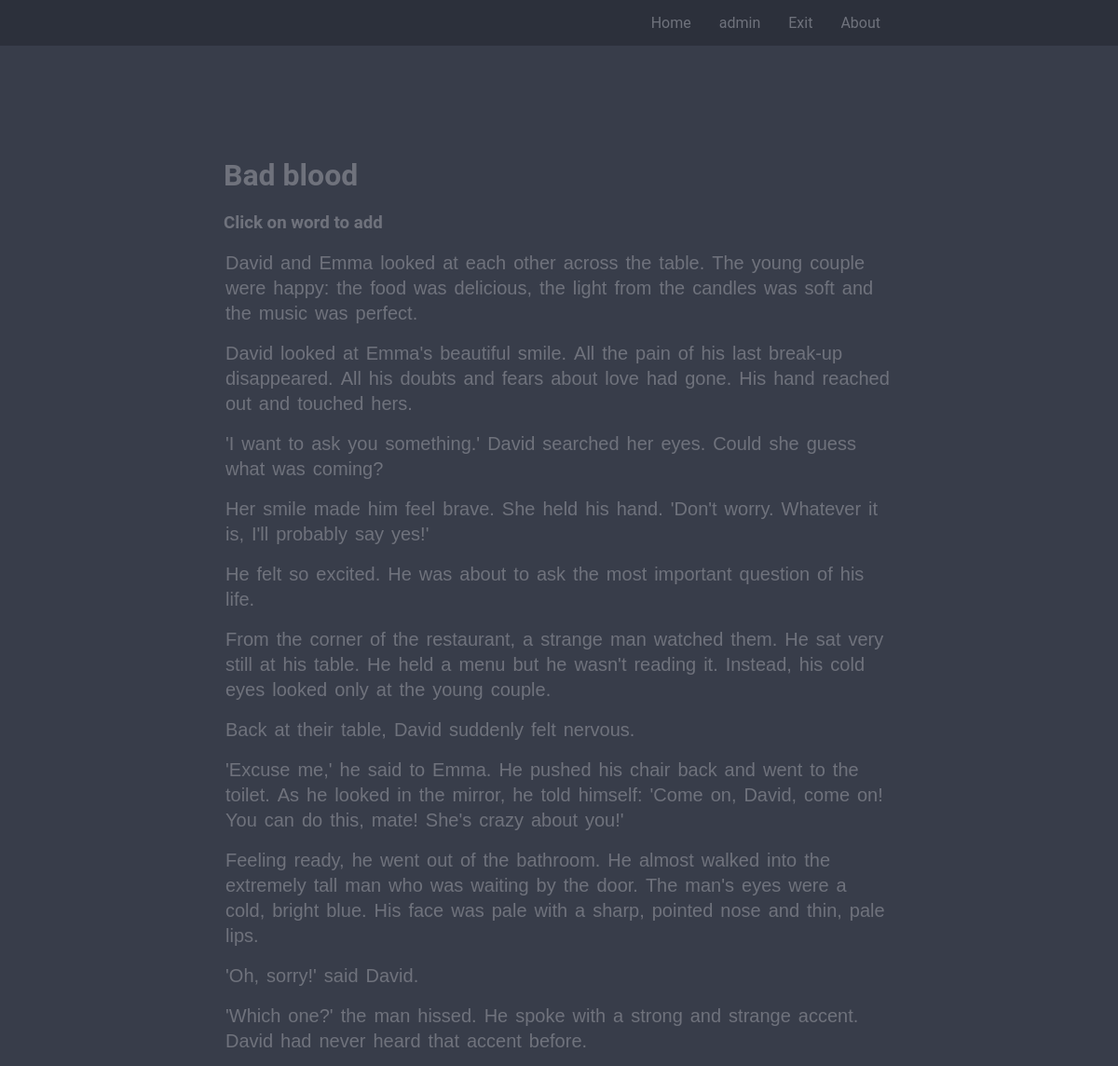
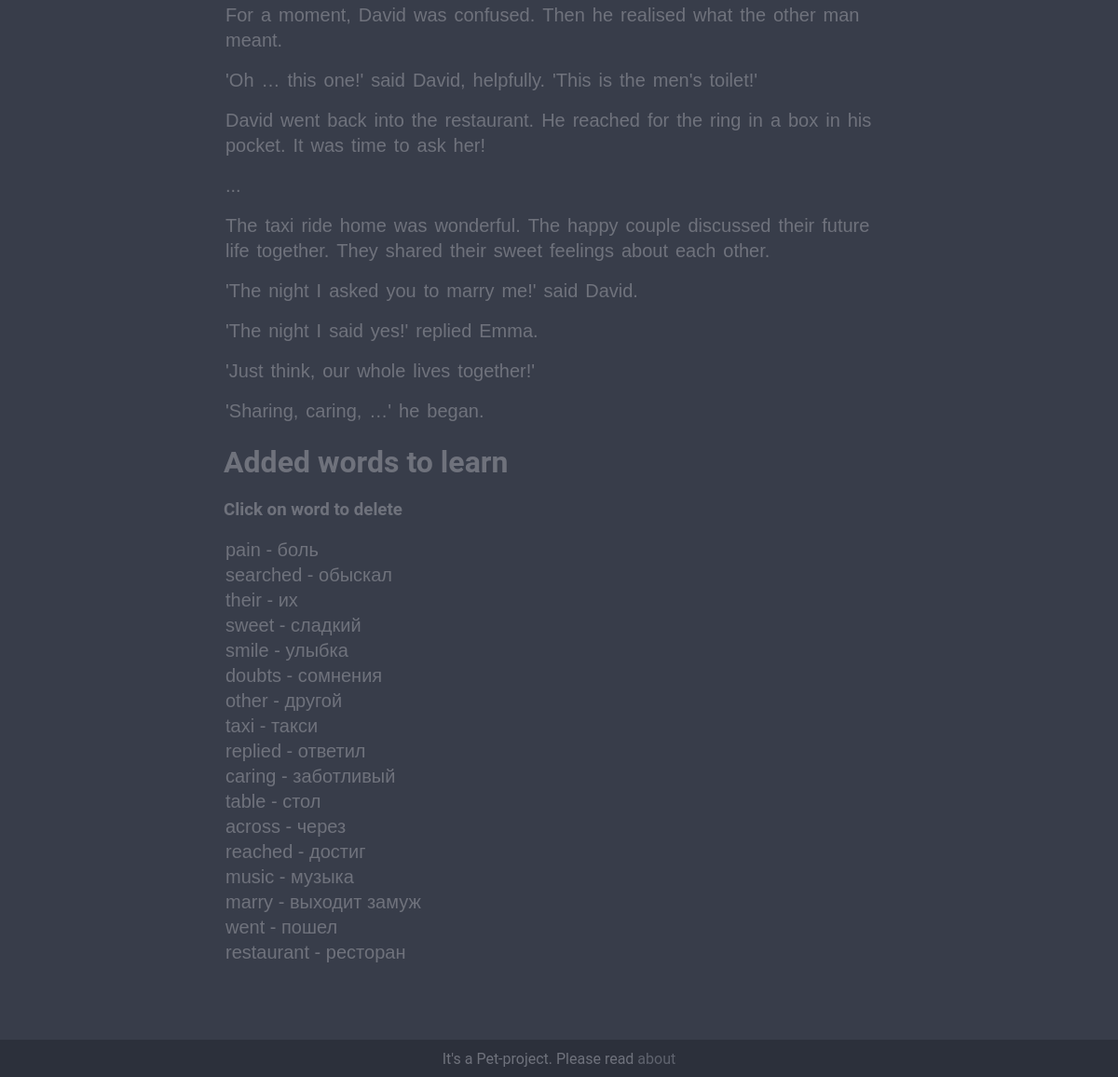
Page /showStory/29 (signed in) on the committed database (2 pictures, top to bottom).
### goen/models.py (models this page shows, shortened)
class Story(models.Model):
    objects = models.Manager()
    name = models.CharField(max_length=128)
    whole_text = models.TextField()
    upload_date = models.DateTimeField(auto_now_add=True)
    cover = models.ImageField(upload_to='cover/%Y/%m/%d/', blank=True)
    class Meta:
        db_table = 'stories'

class WordLearned(models.Model):
    objects = models.Manager()
    progress = models.IntegerField(default=0)
    next_day_learn = models.DateField(auto_now_add=True)
    is_learned = models.BooleanField(default=False)
    learn_person = models.CharField(max_length=128)
    learn_word = models.ForeignKey(Word, on_delete=models.CASCADE)
    class Meta:
        db_table = 'wordLearned'

class Word(models.Model):
    objects = models.Manager()
    word_original = models.CharField(max_length=128)
    word_translate = models.CharField(max_length=128)
    word_description = models.TextField()
    story = models.ForeignKey(Story, on_delete=models.CASCADE)
    class Meta:
        db_table = 'words'

### goen/views.py (the view)
# urls.py: path('showStory/<int:story>', show_story_and_words, name='add_word'),
def show_story_and_words(request, story):
    user_pk = request.user.pk
    story = Story.objects.get(pk=story)
    words = WordLearned.objects.filter(learn_person=user_pk).filter(learn_word__story=story).order_by('pk')
    status = ''
    if request.method == 'POST':
        if request.POST.get('add'):
            add_word_to_learn(request.POST.get('add').lower(), story, user_pk)
        elif request.POST.get('delete'):
            WordLearned.objects.filter(pk=request.POST.get('delete')).delete()
    return render(request, 'showStory.html', {'words': words, 'name_story': story.name,
                                              'story': story.whole_text.split('\n'), 'status': status})

### goen/templates/showStory.html (shortened to what this page needs)
{% extends 'base.html' %}
{% block content %}
<div class="container">
    <h1>{{name_story}}</h1>
    <h3> Click on word to add</h3>
    <form method="post">
        {% for item in story %}
        <p class="show-story">
            {% for word in item.split %}
            <button class="btn-text" name="add" value={{word}}>{{ word }}</button>
            {% endfor %}
        </p>
        {% endfor %}
    </form>
    <h1>Added words to learn</h1>
    <h3>Click on word to delete</h3>
    <p class="show-story">
    <form method="post">
        {% for item in words %}
        <button class="btn-text" name="delete" value={{item.pk}}>{{item.learn_word.word_original}} -
            {{item.learn_word.word_translate}}
        </button>
        <br>
        {% endfor %}
    </form>
    </p>
</div>
{% endblock %}

### templates/base.html (shortened to what this page needs)
<!DOCTYPE html>
<html lang="en">
<head>
    {% load static %}
    <link rel="stylesheet" href="{% static 'css/style.css' %}" media="screen">
</head>
<body>
<nav>
    <ul>
        <li><a href="/">Home</a></li>
        {% if request.user.is_authenticated %}
        <li><a>{{user.username}}</a></li>
        <li><a href="/logout/">Exit</a></li>
        {% else %}
        <li><a href="/login/">Sign In</a></li>
        <li><a href="/register/">Sign Up</a></li>
        {% endif %}
        <li><a href="/about/">About</a></li>
    </ul>
</nav>
{% block content %} {% endblock %}
<footer>
    <p>It's a Pet-project. Please read <a class="link" href="/about/">about</a></p>
</footer>
</body>

### static/css/style.css (style rules this page uses)
:root { --first: #383d4a; --second: #6F727C; --third: #5f636e; --fourth: #2C303B; }
body { background-color: var(--first); margin: 0; font-family: "Roboto", sans-serif; color: var(--second); }
footer { position: fixed; left: center; bottom: 0; width: 100%; background-color: var(--fourth); color: var(--second); text-align: center; margin: 0px; height: 40px; justify-content: center; display: flex; align-items: center; }
.container { max-width: 60%; margin: 120px auto 120px; }
nav { background-color: var(--fourth); justify-content: center; display: flex; }
nav ul { list-style-type: none; margin: 0; padding: 0; width: 60%; justify-content: right; display: flex; align-items: center; }
nav li { display: inline-block; }
nav a { color: var(--second); text-decoration: none; padding: 15px; display: block; }
.link { color: var(--third); text-decoration: none; }
.btn-text { border: none; background-color: inherit; font-size: 20px; padding: 2px 2px; cursor: pointer; display: inline-block; color: var(--second); border-radius: 3px; }

### rows in the picture
Story: name "Bad blood"
WordLearned: {{ item.pk }} 299 (drawn), learn_word.word_original "pain", learn_word.word_translate "боль"
WordLearned: {{ item.pk }} 301 (drawn), learn_word.word_original "searched", learn_word.word_translate "обыскал"
WordLearned: {{ item.pk }} 302 (drawn), learn_word.word_original "their", learn_word.word_translate "их"
WordLearned: {{ item.pk }} 303 (drawn), learn_word.word_original "sweet", learn_word.word_translate "сладкий"
WordLearned: {{ item.pk }} 308 (drawn), learn_word.word_original "smile", learn_word.word_translate "улыбка"
WordLearned: {{ item.pk }} 310 (drawn), learn_word.word_original "doubts", learn_word.word_translate "сомнения"
WordLearned: {{ item.pk }} 312 (drawn), learn_word.word_original "other", learn_word.word_translate "другой"
WordLearned: {{ item.pk }} 317 (drawn), learn_word.word_original "taxi", learn_word.word_translate "такси"
WordLearned: {{ item.pk }} 318 (drawn), learn_word.word_original "replied", learn_word.word_translate "ответил"
WordLearned: {{ item.pk }} 319 (drawn), learn_word.word_original "caring", learn_word.word_translate "заботливый"
WordLearned: {{ item.pk }} 321 (drawn), learn_word.word_original "table", learn_word.word_translate "стол"
WordLearned: {{ item.pk }} 322 (drawn), learn_word.word_original "across", learn_word.word_translate "через"
WordLearned: {{ item.pk }} 324 (drawn), learn_word.word_original "reached", learn_word.word_translate "достиг"
WordLearned: {{ item.pk }} 326 (drawn), learn_word.word_original "music", learn_word.word_translate "музыка"
WordLearned: {{ item.pk }} 327 (drawn), learn_word.word_original "marry", learn_word.word_translate "выходит замуж"
WordLearned: {{ item.pk }} 328 (drawn), learn_word.word_original "went", learn_word.word_translate "пошел"
WordLearned: {{ item.pk }} 329 (drawn), learn_word.word_original "restaurant", learn_word.word_translate "ресторан"

### other values in the picture
{{ user.username }} "admin"
{{ word }} "David" "and" "Emma" "looked" "at" "each" "other" "across" "the" "table." "The" "young" "couple" "were" "happy:" "the" "food" "was" "delicious," "the" "light" "from" "the" "candles" "was" "soft" "and" "the" "music" "was" "perfect." "David" "looked" "at" "Emma's" "beautiful" "smile." "All" "the" "pain" "of" "his" "last" "break-up" "disappeared." "All" "his" "doubts" "and" "fears" "about" "love" "had" "gone." "His" "hand" "reached" "out" "and" "touched" "hers." "'I" "want" "to" "ask" "you" "something.'" "David" "searched" "her" "eyes." "Could" "she" "guess" "what" "was" "coming?" "Her" "smile" "made" "him" "feel" "brave." "She" "held" "his" "hand." "'Don't" "worry." "Whatever" "it" "is," "I'll" "probably" "say" "yes!'" "He" "felt" "so" "excited." "He" "was" "about" "to" "ask" "the" "most" "important" "question" "of" "his" "life." "From" "the" "corner" "of" "the" "restaurant," "a" "strange" "man" "watched" "them." "He" "sat" "very" "still" "at" "his" "table." "He" "held" "a" "menu" "but" "he" "wasn't" "reading" "it." "Instead," "his" "cold" "eyes" "looked" "only" "at" "the" "young" "couple." "Back" "at" "their" "table," "David" "suddenly" "felt" "nervous." "'Excuse" "me,'" "he" "said" "to" "Emma." "He" "pushed" "his" "chair" "back" "and" "went" "to" "the" "toilet." "As" "he" "looked" "in" "the" "mirror," "he" "told" "himself:" "'Come" "on," "David," "come" "on!" "You" "can" "do" "this," "mate!" "She's" "crazy" "about" "you!'" "Feeling" "ready," "he" "went" "out" "of" "the" "bathroom." "He" "almost" "walked" "into" "the" "extremely" "tall" "man" "who" "was" "waiting" "by" "the" "door." "The" "man's" "eyes" "were" "a" "cold," "bright" "blue." "His" "face" "was" "pale" "with" "a" "sharp," "pointed" "nose" "and" "thin," "pale" "lips." "'Oh," "sorry!'" "said" "David." "'Which" "one?'" "the" "man" "hissed." "He" "spoke" "with" "a" "strong" "and" "strange" "accent." "David" "had" "never" "heard" "that" "accent" "before." "For" "a" "moment," "David" "was" "confused." "Then" "he" "realised" "what" "the" "other" "man" "meant." "'Oh" "…" "this" "one!'" "said" "David," "helpfully." "'This" "is" "the" "men's" "toilet!'" "David" "went" "back" "into" "the" "restaurant." "He" "reached" "for" "the" "ring" "in" "a" "box" "in" "his" "pocket." "It" "was" "time" "to" "ask" "her!" "..." "The" "taxi" "ride" "home" "was" "wonderful." "The" "happy" "couple" "discussed" "their" "future" "life" "together." "They" "shared" "their" "sweet" "feelings" "about" "each" "other." "'The" "night" "I" "asked" "you" "to" "marry" "me!'" "said" "David." "'The" "night" "I" "said" "yes!'" "replied" "Emma." "'Just" "think," "our" "whole" "lives" "together!'" "'Sharing," "caring," "…'" "he" "began."
